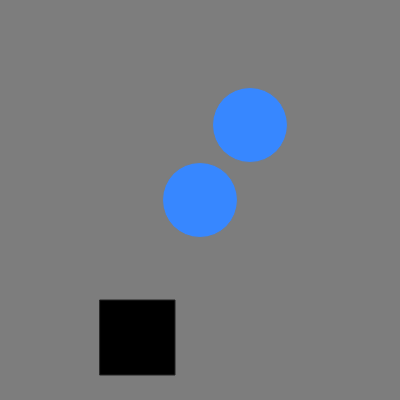
Frame 1 (no input)
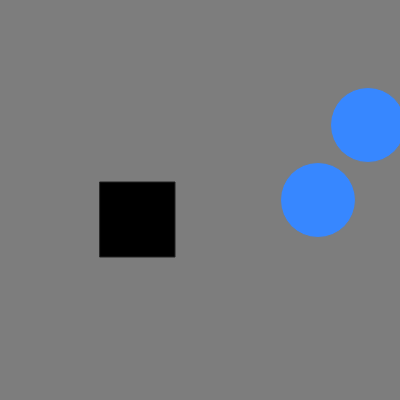
Frame 60 (no input)
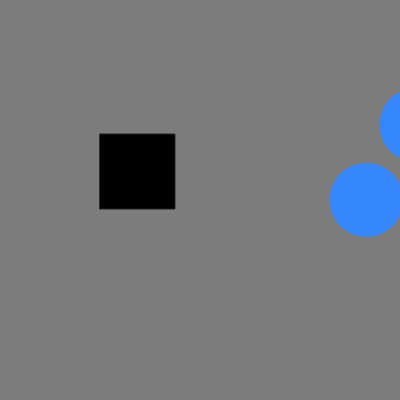
Frame 120 (the mouse pressed at the canvas centre since frame 60)

The p5.js sketch that drew these frames (run headless with seeded random() and noise() and a simulated clock; from frame 60 on, the mouse is pressed at the canvas centre):

// p5.js sketch
// ── sketch.js
/*
Original code by Dawn C. Hayes
Copied by Hernan Murcia 
*/

var circX = 200;
var circY = 200;
var circStroke = 125;
var circR = 55;
var circG= 135;
var circB = 255;
var circSize = 75;
var recX = 100;
var recY = 300;
var recStroke = 35;
var recCol = 0;
var recSize = 75;
var canvBG ;
canvBG = 125, 55, 255;
var speed = 2;

function setup() {
  createCanvas(400, 400);
}

function draw() {
  background(canvBG);
  stroke(circStroke);
  fill(circR, circG, circB);
  stroke(circStroke);
  ellipse(circX, circY, circSize, circSize);
  ellipse(circX + 50, circY - 75, circSize, circSize);
  fill(circR, circG, circB, 135);
  
  circX = circX + speed;
  
  stroke(recStroke);
  fill(recCol);
  rect(recX, recY, recSize, recSize);
  
  recY = recY - speed;
  
  if(circX > width || circX < 0) {
    speed = speed *-1;
  }
}
